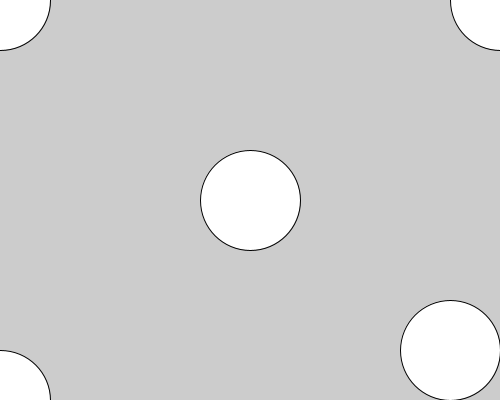
Frame 1 (no input)
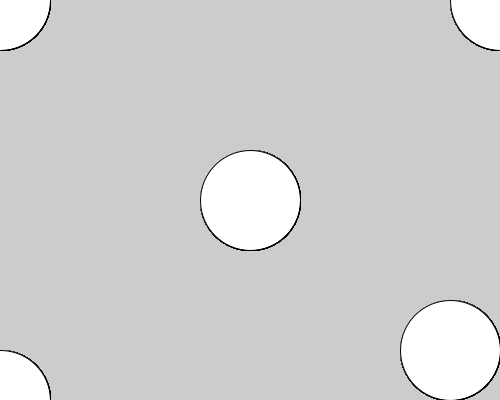
Frame 60 (the mouse pressed at the canvas centre just before this capture)
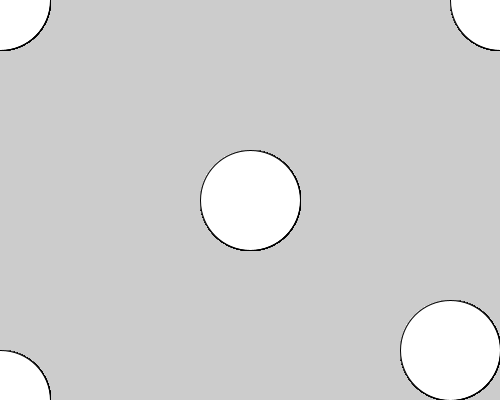
Frame 120 (the mouse held since frame 60 and released just before this capture)

The Processing sketch that drew these frames (run headless with seeded random() and noise(); from frame 60 on, the mouse is pressed at the canvas centre):

// Processing sketch: variables_Circulos
// ── variables_Circulos.pde
float tam; //declarar la variable

void setup() {
  size(500, 400);
  tam = 100; //darle valor a la variable
}

void draw() {
  ellipse(width/2, height/2,tam,tam);
  ellipse(width - tam/2, height - tam/2, tam, tam);
  ellipse(width,0,tam,tam);
  ellipse(0,height,tam,tam);
  ellipse(0,0,tam,tam);
}
